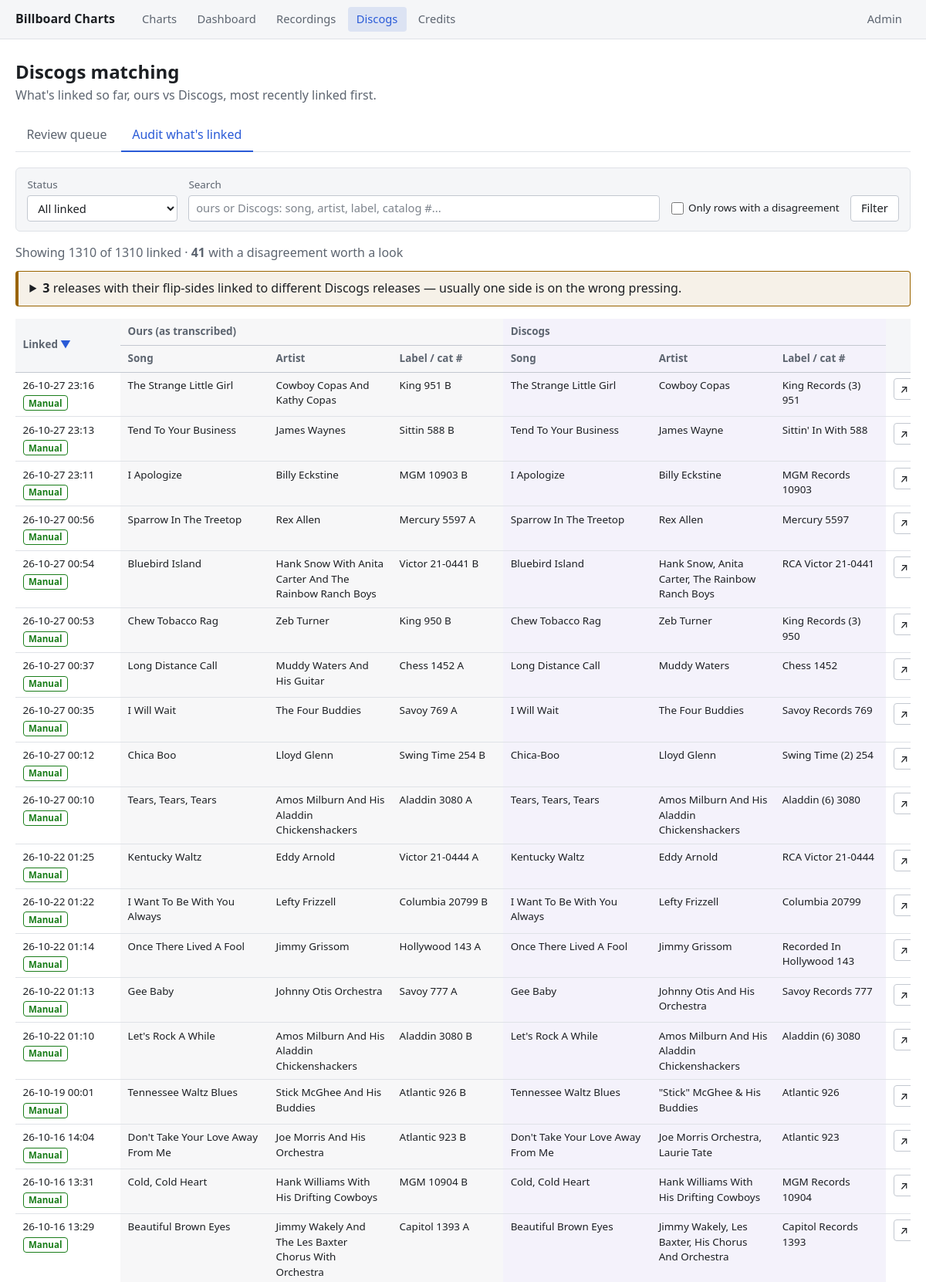
/discogs/audit/ (upper part), run on the app's committed database.
### charts/models.py (models this page shows, shortened)
class DiscogsReferenceMixin:
    @property
    def reference_type(self):
        if self.discogs_release_id:
            return "Release"
        if self.discogs_master_id:
            return "Master"
        return ""
    @property
    def reference_id(self):
        return self.discogs_release_id or self.discogs_master_id
    @property
    def discogs_url(self):
        return discogs_url_for(self.discogs_release_id, self.discogs_master_id)

class DiscogsMatch(DiscogsReferenceMixin, models.Model):
    UNMATCHED = "unmatched"    # never looked up
    SUGGESTED = "suggested"    # candidates fetched, waiting on a human to decide
    CONFIRMED = "confirmed"    # a human picked one of the suggested candidates
    MANUAL = "manual"          # a human typed/pasted a Discogs ID directly
    NO_MATCH = "no_match"      # searched, Discogs returned nothing plausible
    REJECTED = "rejected"      # a human looked at the candidates and said none of them are it
    STATUS_CHOICES = [
        (UNMATCHED, "Not looked up yet"),
        (SUGGESTED, "Suggested -- needs review"),
        (CONFIRMED, "Confirmed"),
        (MANUAL, "Manually entered"),
        (NO_MATCH, "No match found on Discogs"),
        (REJECTED, "Rejected -- none of the suggestions fit"),
    ]
    SETTLED_STATUSES = [CONFIRMED, MANUAL, NO_MATCH, REJECTED]
    EXACT = "exact"      # label AND catalog number both matched (normalized)
    STRONG = "strong"    # catalog number matched exactly, label didn't
    WEAK = "weak"        # only found via the title/artist fallback search
    CONFIDENCE_CHOICES = [(EXACT, "Exact"), (STRONG, "Strong"), (WEAK, "Weak")]
    recording = models.OneToOneField(Recording, on_delete=models.CASCADE, related_name="discogs")
    status = models.CharField(max_length=12, choices=STATUS_CHOICES, default=UNMATCHED)
    confidence = models.CharField(max_length=6, choices=CONFIDENCE_CHOICES, blank=True)
    discogs_release_id = models.PositiveIntegerField(null=True, blank=True)
    discogs_master_id = models.PositiveIntegerField(null=True, blank=True)
    matched_title = models.CharField(max_length=300, blank=True)
    matched_artist = models.CharField(max_length=300, blank=True)
    matched_track_title = models.CharField(max_length=300, blank=True)
    matched_track_artist = models.CharField(max_length=300, blank=True)
    matched_label = models.CharField(max_length=200, blank=True)
    matched_catalog_number = models.CharField(max_length=100, blank=True)
    matched_year = models.PositiveSmallIntegerField(null=True, blank=True)
    matched_country = models.CharField(max_length=100, blank=True)
    matched_format = models.CharField(max_length=200, blank=True)
    genres = models.JSONField(default=list, blank=True)
    styles = models.JSONField(default=list, blank=True)
    songwriters = models.CharField(max_length=500, blank=True)
    producers = models.CharField(max_length=500, blank=True)
    raw_data = models.JSONField(null=True, blank=True)
    note = models.CharField(max_length=500, blank=True)
    searched_at = models.DateTimeField(null=True, blank=True)   # last time candidates were fetched
    linked_at = models.DateTimeField(null=True, blank=True)
    updated_at = models.DateTimeField(auto_now=True)
    class Meta:
        verbose_name_plural = "Discogs matches"
        indexes = [models.Index(fields=["status"])]
    @classmethod
    def needs_detail_q(cls):
        return models.Q(
            status__in=[cls.CONFIRMED, cls.MANUAL],
            raw_data__isnull=True,
            discogs_release_id__isnull=False,
        )
    @property
    def has_track_detail(self):
        return bool(self.matched_track_title or self.matched_track_artist)
    @property
    def display_title(self):
        return self.matched_track_title or self.matched_title
    @property
    def display_artist(self):
        return self.matched_track_artist or self.matched_artist

class Recording(models.Model):
    label = models.ForeignKey(Label, on_delete=models.PROTECT, related_name="recordings")
    catalog_number = models.CharField(max_length=30)  # CharField: numbers like "20-2700" aren't integers
    side = models.CharField(max_length=4, blank=True)
    song = models.ForeignKey(Song, on_delete=models.PROTECT, related_name="recordings")
    credit_text = models.CharField(max_length=300)
    reissue_of = models.ForeignKey(
        "self", null=True, blank=True, on_delete=models.SET_NULL, related_name="reissues"
    )
    class Meta:
        constraints = [
            models.UniqueConstraint(
                fields=["label", "catalog_number", "side"], name="unique_label_catalog_side"
            )
        ]
    @property
    def catalog_display(self):
        return format_catalog(self.label.name, self.catalog_number, self.side)

class Song(models.Model):
    title = models.CharField(max_length=300)
    def __str__(self):
        return self.title

class Label(models.Model):
    name = models.CharField(max_length=100, unique=True)

### charts/views.py (the view)
# urls.py: path("discogs/audit/", views.discogs_audit, name="discogs_audit"),
def discogs_audit(request):
    status = request.GET.get("status", "all")
    q = request.GET.get("q", "").strip()
    only_mismatches = request.GET.get("mismatches") == "1"
    sort = request.GET.get("sort", "linked")
    direction = request.GET.get("dir", "desc")
    if sort not in DISCOGS_AUDIT_SORTS:
        sort = "linked"
    matches = (
        DiscogsMatch.objects
        .filter(status__in=[DiscogsMatch.CONFIRMED, DiscogsMatch.MANUAL])
        .select_related("recording", "recording__song", "recording__label")
    )
    if status in (DiscogsMatch.CONFIRMED, DiscogsMatch.MANUAL):
        matches = matches.filter(status=status)
    if q:
        matches = matches.filter(search_lib.recording_text_q(
            q, prefix="recording__", extra_fields=("matched_track_title", "matched_track_artist"),
        ))
    order_field, _ = DISCOGS_AUDIT_SORTS[sort]
    if direction == "desc":
        order_field = "-" + order_field
    matches = matches.order_by(order_field, "recording__song__title")
    rows = []
    for match in matches:
        recording = match.recording
        catalog_ok = discogs_api.catalog_numbers_agree(
            recording.catalog_number, match.matched_catalog_number
        )
        label_ok = discogs_api.labels_agree(recording.label.name, match.matched_label)
        song_ok = discogs_api.loose_text_match(recording.song.title, match.display_title)
        artist_ok = discogs_api.loose_text_match(recording.credit_text, match.display_artist)
        flags = {
            "catalog": catalog_ok, "label": label_ok,
            "song": song_ok, "artist": artist_ok,
        }
        has_mismatch = not all(flags.values())
        if only_mismatches and not has_mismatch:
            continue
        rows.append({"match": match, "recording": recording, "flags": flags, "has_mismatch": has_mismatch})
    mismatch_count = sum(1 for r in rows if r["has_mismatch"])
    paginator = Paginator(rows, 50)
    page = paginator.get_page(request.GET.get("page"))
    columns = {}
    for key, (_, label) in DISCOGS_AUDIT_SORTS.items():
        is_active = key == sort
        next_dir = "desc" if (is_active and direction == "asc") else "asc"
        params = {
            "status": status if status != "all" else "", "q": q,
            "mismatches": "1" if only_mismatches else "",
            "sort": key, "dir": next_dir,
        }
        columns[key] = {
            "label": label,
            "href": "?" + urlencode({k: v for k, v in params.items() if v}),
            "is_active": is_active,
            "arrow": ("▲" if direction == "asc" else "▼") if is_active else "",
        }
    context = {
        "page": page,
        "columns": columns,
        "status": status,
        "q": q,
        "sort": sort,
        "dir": direction,
        "only_mismatches": only_mismatches,
        "total_linked": DiscogsMatch.objects.filter(
            status__in=[DiscogsMatch.CONFIRMED, DiscogsMatch.MANUAL]
        ).count(),
        "shown_count": len(rows),
        "mismatch_count": mismatch_count,
        "needs_detail_count": DiscogsMatch.objects.filter(DiscogsMatch.needs_detail_q()).count(),
        "split_releases": discogs_workflow.flip_sides_on_different_releases(),
        "base_querystring": urlencode({k: v for k, v in {
            "status": status if status != "all" else "", "q": q,
            "mismatches": "1" if only_mismatches else "",
            "sort": sort, "dir": direction,
        }.items() if v}),
    }
    return render(request, "charts/discogs_audit.html", context)

### charts/templates/charts/discogs_audit.html (shortened to what this page needs)
{% extends "charts/base.html" %}
{% block content %}
    <div class="page-header">
        <div>
            <h1>Discogs matching</h1>
            <p class="subtitle">What's linked so far, ours vs Discogs, most recently linked first.</p>
        </div>
    </div>
    {% include "charts/_discogs_tabs.html" with active="audit" %}
    <form class="filter-bar" method="get" action="{% url 'charts:discogs_audit' %}">
        <label>
            Status
            <select name="status" onchange="this.form.submit()">
                <option value="all" {% if status == "all" %}selected{% endif %}>All linked</option>
            </select>
        </label>
        <label class="search-label">
            Search
            <input type="search" name="q" value="{{ q }}" placeholder="ours or Discogs: song, artist, label, catalog #...">
        </label>
        <label class="check">
            <input type="checkbox" name="mismatches" value="1" {% if only_mismatches %}checked{% endif %} onchange="this.form.submit()">
            Only rows with a disagreement
        </label>
        <button type="submit">Filter</button>
    </form>
    <p class="summary">
        Showing {{ shown_count }} of {{ total_linked }} linked
        &middot; <strong>{{ mismatch_count }}</strong> with a disagreement worth a look
    </p>
    {% if split_releases %}
    <details class="alert alert-warning">
        <summary>
            <strong>{{ split_releases|length }}</strong>
            release{{ split_releases|length|pluralize }} with {{ split_releases|length|pluralize:"its,their" }}
            flip-sides linked to different Discogs releases &mdash; usually one side is on the wrong pressing.
        </summary>
    </details>
    {% endif %}
    <div class="table-wrap">
    <table class="audit-table dense-table">
        <colgroup>
            <col style="width: 8.5rem;">
            <col style="width: 12rem;"><col style="width: 10rem;"><col style="width: 9rem;">
            <col style="width: 12rem;"><col style="width: 10rem;"><col style="width: 9rem;">
            <col style="width: 6.25rem;">
        </colgroup>
        <thead>
            <tr>
                <th rowspan="2"><a class="sort-link" href="{{ columns.linked.href }}">Linked<span class="sort-arrow">{{ columns.linked.arrow }}</span></a></th>
                <th colspan="3" class="side-ours">Ours (as transcribed)</th>
                <th colspan="3" class="side-theirs">Discogs</th>
                <th rowspan="2"></th>
            </tr>
            <tr>
                <th class="side-ours"><a class="sort-link" href="{{ columns.song.href }}">Song</a></th>
                <th class="side-ours"><a class="sort-link" href="{{ columns.artist.href }}">Artist</a></th>
                <th class="side-ours"><a class="sort-link" href="{{ columns.catalog.href }}">Label / cat #</a></th>
                <th class="side-theirs">Song</th>
                <th class="side-theirs">Artist</th>
                <th class="side-theirs">Label / cat #</th>
            </tr>
        </thead>
        <tbody>
            {% for row in page %}
            <tr class="{% if row.has_mismatch %}has-mismatch{% endif %}">
                <td class="linked-at">
                    {{ row.match.linked_at|date:"y-m-d H:i" }}<br>
                    <span class="status-badge status-{{ row.match.status }}">{% if row.match.status == "manual" %}Manual{% else %}{{ row.match.get_status_display }}{% endif %}</span>
                </td>
                <td class="wrap side-ours">{{ row.recording.song.title }}</td>
                <td class="wrap side-ours">{{ row.recording.credit_text }}</td>
                <td class="wrap side-ours">{{ row.recording.catalog_display }}</td>
                <td class="wrap side-theirs {% if not row.flags.song %}mismatch{% endif %} {% if not row.match.has_track_detail %}release-level{% endif %}">
                    {{ row.match.display_title|default:"—" }}
                </td>
                <td class="wrap side-theirs {% if not row.flags.artist %}mismatch{% endif %} {% if not row.match.has_track_detail %}release-level{% endif %}">
                    {{ row.match.display_artist|default:"—" }}
                </td>
                <td class="wrap side-theirs {% if not row.flags.label or not row.flags.catalog %}mismatch{% endif %}">
                    {{ row.match.matched_label|default:"—" }} {{ row.match.matched_catalog_number }}
                </td>
                <td class="audit-actions">
                    <a class="btn btn-sm btn-icon" href="{{ row.match.discogs_url }}" target="_blank" rel="noopener"
                       title="Open {{ row.match.reference_type }} {{ row.match.reference_id }} on discogs.com" aria-label="Open on Discogs">&nearr;</a>
                </td>
            </tr>
            {% empty %}
            <tr><td colspan="8" class="empty-row">Nothing linked matches these filters.</td></tr>
            {% endfor %}
        </tbody>
    </table>
    </div>
{% endblock %}

### data on the page
DiscogsMatch: match.linked_at "26-10-27 23:16", status "Manual", recording.song "The Strange Little Girl", recording.credit_text "Cowboy Copas And Kathy Copas", recording.catalog_display "King 951 B", match.display_title "The Strange Little Girl", match.display_artist "Cowboy Copas", match.matched_label "King Records (3)", match.matched_catalog_number "951"
DiscogsMatch: match.linked_at "26-10-27 23:13", status "Manual", recording.song "Tend To Your Business", recording.credit_text "James Waynes", recording.catalog_display "Sittin 588 B", match.display_title "Tend To Your Business", match.display_artist "James Wayne", match.matched_label "Sittin' In With", match.matched_catalog_number "588"
DiscogsMatch: match.linked_at "26-10-27 23:11", status "Manual", recording.song "I Apologize", recording.credit_text "Billy Eckstine", recording.catalog_display "MGM 10903 B", match.display_title "I Apologize", match.display_artist "Billy Eckstine", match.matched_label "MGM Records", match.matched_catalog_number "10903"
DiscogsMatch: match.linked_at "26-10-27 00:56", status "Manual", recording.song "Sparrow In The Treetop", recording.credit_text "Rex Allen", recording.catalog_display "Mercury 5597 A", match.display_title "Sparrow In The Treetop", match.display_artist "Rex Allen", match.matched_label "Mercury", match.matched_catalog_number "5597"
DiscogsMatch: match.linked_at "26-10-27 00:54", status "Manual", recording.song "Bluebird Island", recording.credit_text "Hank Snow With Anita Carter And The Rainbow Ranch Boys", recording.catalog_display "Victor 21-0441 B", match.display_title "Bluebird Island", match.display_artist "Hank Snow, Anita Carter, The Rainbow Ranch Boys", match.matched_label "RCA Victor", match.matched_catalog_number "21-0441"
DiscogsMatch: match.linked_at "26-10-27 00:53", status "Manual", recording.song "Chew Tobacco Rag", recording.credit_text "Zeb Turner", recording.catalog_display "King 950 B", match.display_title "Chew Tobacco Rag", match.display_artist "Zeb Turner", match.matched_label "King Records (3)", match.matched_catalog_number "950"
DiscogsMatch: match.linked_at "26-10-27 00:37", status "Manual", recording.song "Long Distance Call", recording.credit_text "Muddy Waters And His Guitar", recording.catalog_display "Chess 1452 A", match.display_title "Long Distance Call", match.display_artist "Muddy Waters", match.matched_label "Chess", match.matched_catalog_number "1452"
DiscogsMatch: match.linked_at "26-10-27 00:35", status "Manual", recording.song "I Will Wait", recording.credit_text "The Four Buddies", recording.catalog_display "Savoy 769 A", match.display_title "I Will Wait", match.display_artist "The Four Buddies", match.matched_label "Savoy Records", match.matched_catalog_number "769"
DiscogsMatch: match.linked_at "26-10-27 00:12", status "Manual", recording.song "Chica Boo", recording.credit_text "Lloyd Glenn", recording.catalog_display "Swing Time 254 B", match.display_title "Chica-Boo", match.display_artist "Lloyd Glenn", match.matched_label "Swing Time (2)", match.matched_catalog_number "254"
DiscogsMatch: match.linked_at "26-10-27 00:10", status "Manual", recording.song "Tears, Tears, Tears", recording.credit_text "Amos Milburn And His Aladdin Chickenshackers", recording.catalog_display "Aladdin 3080 A", match.display_title "Tears, Tears, Tears", match.display_artist "Amos Milburn And His Aladdin Chickenshackers", match.matched_label "Aladdin (6)", match.matched_catalog_number "3080"
DiscogsMatch: match.linked_at "26-10-22 01:25", status "Manual", recording.song "Kentucky Waltz", recording.credit_text "Eddy Arnold", recording.catalog_display "Victor 21-0444 A", match.display_title "Kentucky Waltz", match.display_artist "Eddy Arnold", match.matched_label "RCA Victor", match.matched_catalog_number "21-0444"
DiscogsMatch: match.linked_at "26-10-22 01:22", status "Manual", recording.song "I Want To Be With You Always", recording.credit_text "Lefty Frizzell", recording.catalog_display "Columbia 20799 B", match.display_title "I Want To Be With You Always", match.display_artist "Lefty Frizzell", match.matched_label "Columbia", match.matched_catalog_number "20799"
DiscogsMatch: match.linked_at "26-10-22 01:14", status "Manual", recording.song "Once There Lived A Fool", recording.credit_text "Jimmy Grissom", recording.catalog_display "Hollywood 143 A", match.display_title "Once There Lived A Fool", match.display_artist "Jimmy Grissom", match.matched_label "Recorded In Hollywood", match.matched_catalog_number "143"
DiscogsMatch: match.linked_at "26-10-22 01:13", status "Manual", recording.song "Gee Baby", recording.credit_text "Johnny Otis Orchestra", recording.catalog_display "Savoy 777 A", match.display_title "Gee Baby", match.display_artist "Johnny Otis And His Orchestra", match.matched_label "Savoy Records", match.matched_catalog_number "777"
DiscogsMatch: match.linked_at "26-10-22 01:10", status "Manual", recording.song "Let's Rock A While", recording.credit_text "Amos Milburn And His Aladdin Chickenshackers", recording.catalog_display "Aladdin 3080 B", match.display_title "Let's Rock A While", match.display_artist "Amos Milburn And His Aladdin Chickenshackers", match.matched_label "Aladdin (6)", match.matched_catalog_number "3080"
DiscogsMatch: match.linked_at "26-10-19 00:01", status "Manual", recording.song "Tennessee Waltz Blues", recording.credit_text "Stick McGhee And His Buddies", recording.catalog_display "Atlantic 926 B", match.display_title "Tennessee Waltz Blues", match.display_artist "\"Stick\" McGhee & His Buddies", match.matched_label "Atlantic", match.matched_catalog_number "926"
DiscogsMatch: match.linked_at "26-10-16 14:04", status "Manual", recording.song "Don't Take Your Love Away From Me", recording.credit_text "Joe Morris And His Orchestra", recording.catalog_display "Atlantic 923 B", match.display_title "Don't Take Your Love Away From Me", match.display_artist "Joe Morris Orchestra, Laurie Tate", match.matched_label "Atlantic", match.matched_catalog_number "923"
DiscogsMatch: match.linked_at "26-10-16 13:31", status "Manual", recording.song "Cold, Cold Heart", recording.credit_text "Hank Williams With His Drifting Cowboys", recording.catalog_display "MGM 10904 B", match.display_title "Cold, Cold Heart", match.display_artist "Hank Williams With His Drifting Cowboys", match.matched_label "MGM Records", match.matched_catalog_number "10904"
DiscogsMatch: match.linked_at "26-10-16 13:29", status "Manual", recording.song "Beautiful Brown Eyes", recording.credit_text "Jimmy Wakely And The Les Baxter Chorus With Orchestra", recording.catalog_display "Capitol 1393 A", match.display_title "Beautiful Brown Eyes", match.display_artist "Jimmy Wakely, Les Baxter, His Chorus And Orchestra", match.matched_label "Capitol Records", match.matched_catalog_number "1393"

### other printed values
{{ shown_count }} "1310"
{{ total_linked }} "1310"
{{ mismatch_count }} "41"
{{ split_releases|length }} "3"
{{ columns.linked.arrow }} "▼"
